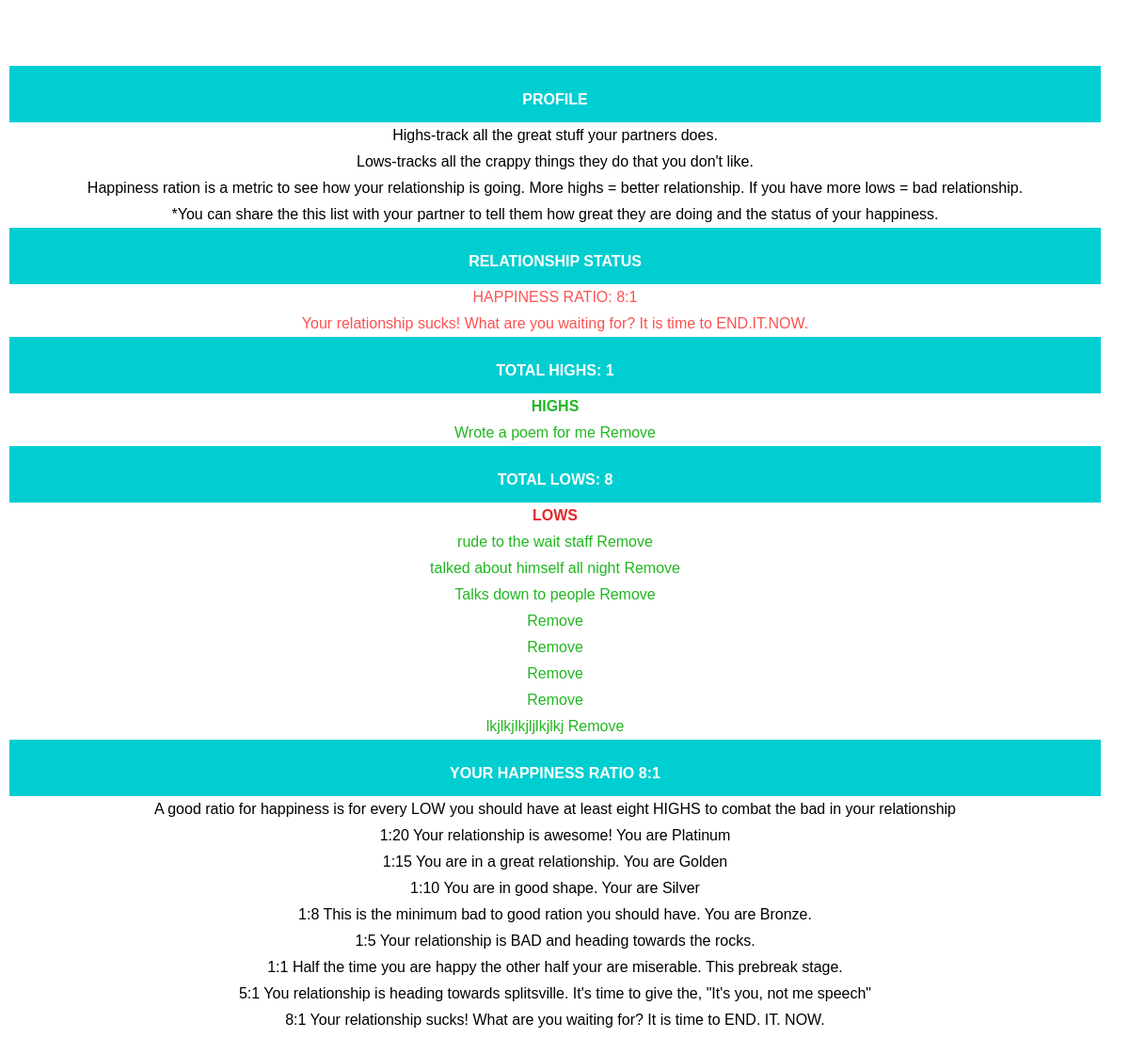
The app's page /Endit/show_HiLo (signed in) with its own data.
### Endit/models.py (models this page shows, shortened)
class Highs(models.Model):
	description = models.TextField(max_length=250)
	user = models.ForeignKey(User)

class Lows(models.Model):
	description = models.TextField(max_length=250)
	user = models.ForeignKey(User)

### Endit/views.py (the view)
# urls.py: url(r'^show_HiLo/(?P<high_id>[0-9]+)/delete$', views.delete_Hi, name='delete_Hi'),
def show_HiLo(request):
	highs = Highs.objects.filter(user_id=request.user.id)
	lows = Lows.objects.filter(user_id=request.user.id)
	total_highs = 0
	total_lows = 0
	for high in highs:
		total_highs += 1
	print total_highs
	for low in lows:
		total_lows += 1
	print total_lows
	if total_highs:
		ratio = float(total_lows)/total_highs
	else:
		ratio = 0
		message = "none"
	if ratio > 0.9:
		message = "Your relationship is awesome! You are Platinum. The notebook couple has nothing on you."
	if ratio > 0.8:
		message = "Your relationship is great! You are Golden."
	if ratio > 0.5:
		message = "Your relationship is good! You are Silver."
	if ratio > 0.3:
		message = "Your relationship is okay. You are Brozne. You would last longer than Hollywood couple."
	if ratio >  0.1:
		message = "Your relationship could be better. Your relationship is So-So"
	if ratio > 0.0:
		message = "Your relationship is BAD. Trash day if fast approaching."
	if ratio > 2.0:
		message = "Your relationship is heading towards splitsville. It's time to give the, 'The Talk'."
	if ratio > 4.0:
		message = "Your relationship sucks! What are you waiting for? It is time to END.IT.NOW."
	return render(request,'Endit/HiLo.html',{'highs':highs,'lows':lows,'total_highs':str(total_highs),'total_lows':str(total_lows),"message":message})

### Endit/templates/Endit/HiLo.html (shortened to what this page needs)
{% load staticfiles %}
<link rel="stylesheet" type="text/css" href="{% static 'Endit/style.css' %}" />
<!DOCTYPE html>
<head>
</head>
<body>
	<h1> PROFILE</h1>
	<p> Highs-track all the great stuff your partners does.</p>
	<p> Lows-tracks all the crappy things they do that you don't like.
	<p>Happiness ration is a metric to see how your relationship is going. More highs = better relationship. If you have more lows = bad relationship.
</p> *You can share the this list with your partner to tell them how great they are doing and the status of your happiness. </p>
<h1> RELATIONSHIP STATUS</h1>
<h2> HAPPINESS RATIO: {{total_lows}}:{{total_highs}}
	<p>{{message}}</p>
	<h1>TOTAL HIGHS: {{ total_highs }}</h1>
<h2 id='highs'>HIGHS</h2>
{% if highs %}
	<ul>
		{% for high in highs %}
		<li><a>{{ high.description }}</a>
			<a href="/Endit/show_HiLo/{{ high.id}}/delete">Remove</a></li>
		{% endfor %}
	</ul>
	{% endif %}
<h1>TOTAL LOWS: {{ total_lows }}</h1>
<h2 id='lows'>LOWS</h2>
{% if lows %}
	<ul class="lows_items">
		{% for low in lows %}
		<li><a>{{ low.description }}</a>
			<a href="/Endit/show_HiLo/{{ low.id }}/delete_low">Remove</a></li>
		{% endfor %}
	</ul>
	{% endif %}
<h1> YOUR HAPPINESS RATIO {{total_lows}}:{{total_highs}} {{ ratio }}</h1>
<p> A good ratio for happiness is for every LOW you should have at least eight HIGHS to combat the bad in your relationship</p>
	<ol>
		<li>1:20 Your relationship is awesome! You are Platinum</li>
		<li> 1:15  You are in a great relationship. You are Golden</li>
		<li>1:10 You are in good shape. Your are Silver</li>
		<li> 1:8 This is the minimum bad to good ration you should have. You are Bronze.
		<li>1:5 Your relationship is BAD and heading towards the rocks.
		<li>1:1 Half the time you are happy the other half your are miserable. This prebreak stage.
		<li> 5:1 You relationship is heading towards splitsville. It's time to give the, "It's you, not me speech"
		<li> 8:1 Your relationship sucks! What are you waiting for? It is time to END. IT. NOW.

### Endit/static/Endit/style.css (style rules this page uses)
*, *:before, *:after { box-sizing: inherit; }
html, body, div, span, applet, object, iframe, h1, h2, h3, h4, h5, h6, p, blockquote, pre, a, abbr, acronym, address, big, cite, code, del, dfn, em, img, ins, kbd, q, s, samp, small, strike, strong, sub, sup, tt, var, b, u, i, center, dl, dt, dd, ol, ul, li, fieldset, form, label, legend, table, caption, tbody, tfoot, thead, tr, th, td, article, aside, canvas, details, embed, figure, figcaption, footer, header, hgroup, menu, nav, output, ruby, section, summary, time, mark, audio, video { margin: 0; padding: 0; border: 0; font-size: 100%; font: inherit; vertical-align: baseline; box-sizing: border-box; }
body { line-height: 1.75; }
ol, ul { list-style: none; overflow: auto; }
a { text-decoration: none; color: #21B721; }
body { font-family: Helvetica, sans-serif; -webkit-font-smoothing: antialiased; padding: 1rem 0.938rem; margin: 0 auto; min-width: 37.5rem; text-align: center; overflow: auto; margin-top: 5%; margin-left: 0px; margin-right: 20px; margin-bottom: 5%; padding: 10px 10px; }
h1 { color: white; background-color: #00CED1; font-weight: bold; font-family:'Bad Script',Helvetica, sans-serif; height: 60px; padding: 1.35rem; }
h2 { font-family: Helvetica; font-weight: italic; color: #FC5151; }
#highs { color:#21B721; font-weight: bold; }
#lows { color: #E42929; font-weight: bold; }
.lows_items { color:#FC5151; }

### records on screen
Highs: description "Wrote a poem for me"
Lows: description "rude to the wait staff"
Lows: description "talked about himself all night"
Lows: description "Talks down to people"
Lows: description "lkjlkjlkjljlkjlkj"

### other values on screen
{{ total_lows }} "8"
{{ total_highs }} "1"
{{ message }} "Your relationship sucks! What are you waiting for? It is time to END.IT.NOW."
